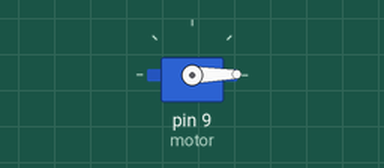
Recording of a sketch running on a simulated Arduino Uno, built with avr-gcc and run on an emulated ATmega328P. Parts: servo.

Above: at 0.05 s.
At 3.3 s:
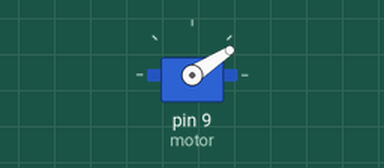
At 6.95 s:
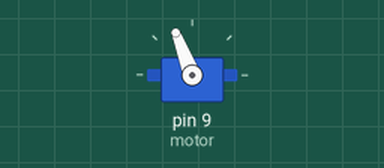
At 13.85 s:
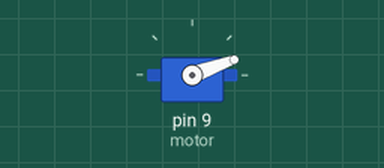
Timing chart, 0 to 18.7 s (numbered marks = the images above):
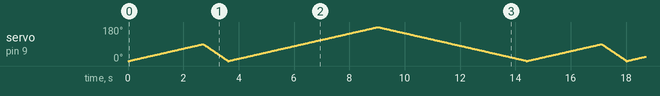

The sketch:

servo_motor.ino
```cpp
#include<Servo.h>
Servo motor;
int p=0;
void setup() {
  motor.attach(9);
  motor.write(90);
}

void loop() {
  for(p=0;p<90;p++)
  {
    motor.write(p);
    delay(30);
  }
for(p=90;p>+1;p--)
  {
    motor.write(p);
    delay(10);
     }
     for(p=0;p<180;p++)
  {
    motor.write(p);
    delay(30.5);
  }
  for(p=180;p>+1;p--)
  {
    motor.write(p);
    delay(30.5);
}
}
```
